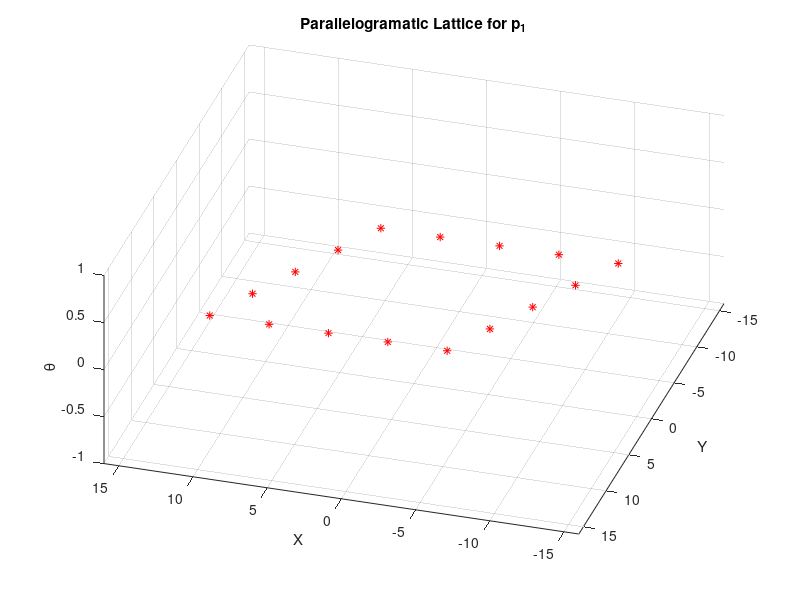

MATLAB code to generate this figure: (Note: this script raises an error after producing the figure.)
%Fundamental Domain with T

%Date 9/25/17

clear 
close all
clc



u1 = [1;0];
u2 = [0;1];

u2 = [0.6;1.2];
u2 = u2/norm(u2);

d = 4;

p1 = u1*0;
p2 = u1*d;
p3 = u2*d;
p4 = u1*d + u2*d;
p5 = -u1*d;
p6 = -u2*d;
p7 = -u1*d + u2*d;
p8 = -u1*d - u2*d;
p9 = u1*d - u2*d;

p10 = u1*d + u2*d*2;
p11 = u1*d - u2*d*2;
p12 = u2*d*2;
p13 = -u2*d*2;
p14 = -u1*d + u2*d*2;
p15 = -u1*d - u2*d*2;
p16 = u1*d*2;
p17 = u1*d*2 + u2*d;
p18 = u1*d*2 - u2*d;
p19 = -u1*d*2 + u2*d;
p20 = -u1*d*2 - u2*d;
p21 = -u1*d*2;
p22 = u1*d*2 + u2*d*2;
p23 = u1*d*2 - u2*d*2;
p24 = -u1*d*2 + u2*d*2;
p25 = -u1*d*2 - u2*d*2;


m = 9; %number of elements in P1
nothers = 16;


for ii = 1 : m+nothers;
    storestring = ['P1q(:,ii) = p',num2str(ii),';'];
    eval(storestring);
end


%Augment p1 group with theta = 0 third coordinate
P1q = [P1q ;zeros(1,m+nothers)];

clearvars -except P1 P1q org m d nothers

figure(1)
%plot3(P1q(1,1:m),P1q(2,1:m),P1q(3,1:m),'b*');shg
hold on
plot3(P1q(1,m+1:end),P1q(2,m+1:end),P1q(3,m+1:end),'r*');shg
grid on
set(gca,'xlim',[-d d]*4,'ylim',[-d d]*4)
xlabel('X')
ylabel('Y')
title('Parallelogramatic Lattice for p_1')
zlabel('\theta')
set(gca,'view',[-163 52])

%build P1 group from P1 q-coordinates
P1 = zeros(3,3,m+nothers);
for ii = 1 : (m+nothers)
    P1(:,:,ii) = se2_g(P1q(:,ii));
end

nx = 75;
ny = 75;
nt = 40;

x = linspace(-3*d,3*d,nx);
y = linspace(-3*d,3*d,ny);
theta = linspace(-3.1,3.1,nt);
[X,Y,THETA] = ndgrid(x,y,theta);
xv = X(:);
yv = Y(:);
thetav = THETA(:);
xlims = [min(x) max(x)];
ylims = [min(y) max(y)];
zlims = [min(theta) max(theta)];

q = [xv';yv';thetav'];
G = se2_g(q);

nG = size(G,3);
nP1 = size(P1,3);
% method = 1;

d = zeros(nG,nP1);
hw = waitbar(0,'wait');
for ii = 1 : nP1
g1invg2 = matrixmultiplication3Dfun(se2_inv(P1(:,:,ii)),G);
x= se2_log(g1invg2);
d(:,ii) = sqrt(x(1,:).^2+x(2,:).^2+x(3,:).^2);
waitbar(ii/nP1)
end
close(hw)

[~,imin] = min(d,[],2);
ifundamental = find(imin==1);

figure(2)
plot3(xv(ifundamental),yv(ifundamental),thetav(ifundamental),'b*')
set(gca,'xlim',xlims,'ylim',ylims,'zlim',zlims)
grid on
xlabel('X')
ylabel('Y')
zlabel('\theta')
title('Fundamental Domain for p_1')

%% Now, Using the Fundamental Domain, Tile the rest of the space

%First, grab all Rotation from corresponding fundamental domain
gF = G(:,:,ifundamental);
qF = q(:,ifundamental);
npts_fundamental = length(ifundamental); %# of points in fundamental domain

%allocate space for new version of so(3)
qTiles = zeros(3,npts_fundamental*nP1);

figure(3)
subplot(1,2,1)
plot3(q(1,:),q(2,:),q(3,:),'b*')
grid on
set(gca,'xlim',xlims,'ylim',ylims,'zlim',zlims)

subplot(1,2,2)
%store fundamental domain
ii = 1;
qTiles(:,1+npts_fundamental*(ii-1):npts_fundamental*ii) = qF;
disp('.........')
disp(['Adding Copy #',num2str(ii),' of F to SE(2)'])
plot3(qF(1,:),qF(2,:),qF(3,:),'b*')
hold on
for ii = 2 : nP1
Ftranslated = se2_c(matrixmultiplication3Dfun(P1(:,:,ii),gF)); 
qtiles(:,1+npts_fundamental*(ii-1):npts_fundamental*ii) = Ftranslated;
disp('.........')
disp(['Adding Copy #',num2str(ii),' of F to SE(2)'])
plot3(Ftranslated(1,:),Ftranslated(2,:),Ftranslated(3,:),'b*')
set(gca,'xlim',xlims,'ylim',ylims,'zlim',zlims)
grid on
pause(0.25)

end








